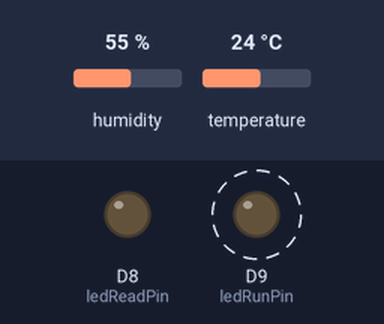
A sketch run on a simulated Arduino Zero (SAMD21). Parts: output pins drawn as LEDs (lit = HIGH). Dashed ring = blinking. The test bench sets the inputs (shaded band); at power-on: humidity 55 %, temperature 24 °C. The local clock reads 2024-03-15 10:24:30 at power-on unless the sketch sets it; storage starts empty; what the sketch prints to the serial monitor is not drawn.

Above: at 0.16 s.
Timing chart, 0 to 19.5 s (numbered marks = the images above):
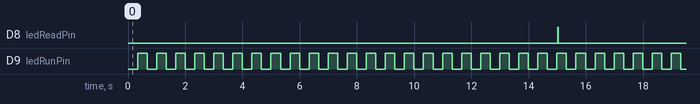

Measured:
- by itself, D8 (ledReadPin): alternates HIGH for 0.02 s and LOW for 15.0 s
- by itself, D9 (ledRunPin): alternates HIGH for 0.33 s and LOW for 0.33 s

The sketch:

temp_humid_logger_1.0.0.ino
```cpp
String timeNow;
String readLine;

const int ledReadPin = 8;
const int ledRunPin = 9;
int ledRunState = LOW;

// The value will quickly become too large for an int to store
unsigned long previousMillisRead = 0;
unsigned long previousMillisRun = 0;

// constants won't change:
const long intervalRead = 15000;
const long intervalRun = 333;

// ***********
// DHT 22 (TEMPERATURA E UMIDADE)
#include "DHT.h"
#define DHTPIN 2     // what digital pin we're connected to
#define DHTTYPE DHT22

// Initialize DHT sensor.
// Note that older versions of this library took an optional third parameter to
// tweak the timings for faster processors.  This parameter is no longer needed
// as the current DHT reading algorithm adjusts itself to work on faster procs.
DHT dht(DHTPIN, DHTTYPE);

// ***********
// DSC1037 (DATA E HORA)
#include <Wire.h>
#include "RTClib.h"

#if defined(ARDUINO_ARCH_SAMD)
// for Zero, output on USB Serial console, remove line below if using programming port to program the Zero!
#define Serial SerialUSB
#endif

RTC_DS1307 rtc;

// ***********
// SD CARD
#include <SPI.h>
#include <SD.h>

File myFile;

void setup() {
  pinMode(ledReadPin, OUTPUT);
  pinMode(ledRunPin, OUTPUT);
  Serial.begin(9600);
  Serial.println("DHTxx test!");

  dht.begin();

#ifndef ESP8266
  while (!Serial); // for Leonardo/Micro/Zero
#endif

  if (! rtc.begin()) {
    Serial.println("Couldn't find RTC");
    while (1);
  }

  if (! rtc.isrunning()) {
    Serial.println("RTC is NOT running!");
    // following line sets the RTC to the date & time this sketch was compiled
    rtc.adjust(DateTime(F(__DATE__), F(__TIME__)));
    // This line sets the RTC with an explicit date & time, for example to set
    // January 21, 2014 at 3am you would call:
    // rtc.adjust(DateTime(2014, 1, 21, 3, 0, 0));
  }


}

void loop() {
  digitalWrite(ledReadPin, LOW);

  unsigned long currentMillis = millis();

  if (currentMillis - previousMillisRun >= intervalRun) {
    previousMillisRun = currentMillis;
    if (ledRunState == LOW) {
      ledRunState = HIGH;
    } else {
      ledRunState = LOW;
    }

    // set the LED with the ledState of the variable:
    digitalWrite(ledRunPin, ledRunState);
  }

  if (currentMillis - previousMillisRead >= intervalRead) {
    // save the last time you blinked the LED
    previousMillisRead = currentMillis;

    Serial.print("Initializing SD card...");

    if (!SD.begin(4)) {
      Serial.println("initialization failed!");
      return;
    }
    Serial.println("initialization done.");

    digitalWrite(ledReadPin, HIGH);

    // Reading temperature or humidity takes about 250 milliseconds!
    // Sensor readings may also be up to 2 seconds 'old' (its a very slow sensor)
    float h = dht.readHumidity();
    // Read temperature as Celsius (the default)
    float t = dht.readTemperature();
    // Read temperature as Fahrenheit (isFahrenheit = true)
    float f = dht.readTemperature(true);

    // Check if any reads failed and exit early (to try again).
    if (isnan(h) || isnan(t) || isnan(f)) {
      Serial.println("Failed to read from DHT sensor!");
      return;
    }

    // Compute heat index in Fahrenheit (the default)
    float hif = dht.computeHeatIndex(f, h);
    // Compute heat index in Celsius (isFahreheit = false)
    float hic = dht.computeHeatIndex(t, h, false);


    DateTime now = rtc.now();

    String mo = String(now.month(), DEC);
    if ( now.month() < 10 ) {
      mo = "0";
      mo.concat(now.month());
    }

    String da = String(now.day(), DEC);
    if ( now.day() < 10 ) {
      da = "0";
      da.concat(now.day());
    }

    String ho = String(now.hour(), DEC);
    if ( now.hour() < 10 ) {
      ho = "0";
      ho.concat(now.hour());
    }

    String mi = String(now.minute(), DEC);
    if ( now.minute() < 10 ) {
      mi = "0";
      mi.concat(now.minute());
    }

    String se = String(now.second(), DEC);
    if ( now.second() < 10 ) {
      se = "0";
      se.concat(now.second());
    }

    timeNow = "";
    timeNow.concat(now.year());
    timeNow.concat("-");
    timeNow.concat(mo);
    timeNow.concat("-");
    timeNow.concat(da);
    timeNow.concat(" ");
    timeNow.concat(ho);
    timeNow.concat(":");
    timeNow.concat(mi);
    timeNow.concat(":");
    timeNow.concat(se);

    readLine = "";
    readLine.concat(timeNow);
    readLine.concat(",");
    readLine.concat(h);
    readLine.concat(",");
    readLine.concat(t);

    Serial.println(readLine);

    String temp = "";
    temp.concat(now.year());
    temp.concat("-");
    temp.concat(mo);
    temp.concat(".csv");

    char fileName[temp.length() + 1];
    temp.toCharArray(fileName, sizeof(fileName));

    myFile = SD.open(fileName, FILE_WRITE);

    // if the file opened okay, write to it:
    if (myFile) {
      Serial.print("Writing to " + temp + "...");
      myFile.println(readLine);
      // close the file:
      myFile.close();
      Serial.println("done.");
    } else {
      // if the file didn't open, print an error:
      Serial.println("error opening " + temp);
    }

    SD.end();
  }
}
```
